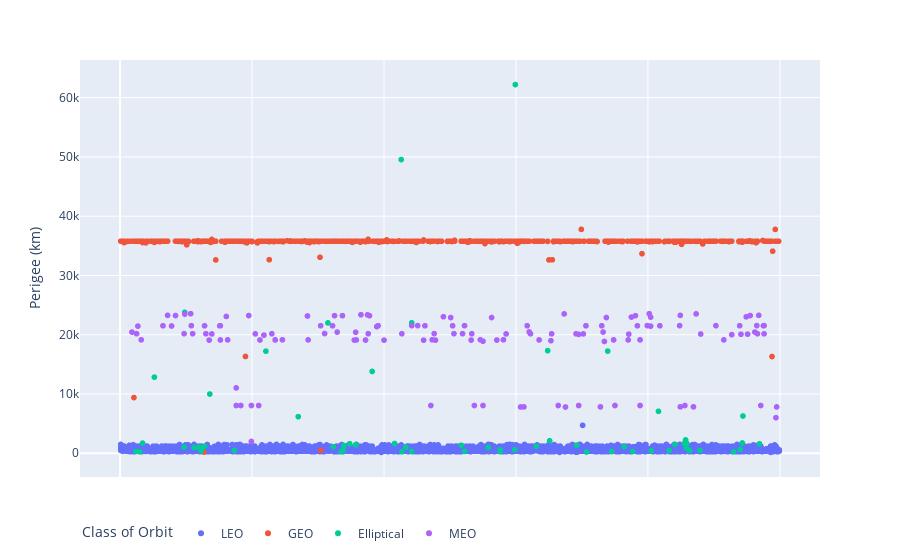

Notebook cell for this chart:
### Code cell
fig = px.scatter(objects_in_orbit, x='x',
                 y='Perigee (km)', color='Class of Orbit')
# Use a horizontal legend
fig.update_layout(legend=dict(orientation="h"))
# Hide the X axis tick labels
fig.update_xaxes(showticklabels=False)
# Hide the X axis title
fig.update_xaxes(title_text="")
fig.show()

### Figure 1 — Plotly figure (JSON) as saved in the notebook; plotly's stock layout.template omitted (floating-point values rounded to 4 significant figures; data arrays with more than 128 entries replaced by an {"elided": "..."} marker saying what was removed)
{"data": [{"hovertemplate": "Class of Orbit=LEO<br>x=%{x}<br>Perigee (km)=%{y}<extra></extra>", "legendgroup": "LEO", "marker": {"color": "#636efa", "symbol": "circle"}, "mode": "markers", "name": "LEO", "showlegend": true, "type": "scattergl", "x": {"elided": "4700 int values"}, "xaxis": "x", "y": {"elided": "4700 float values"}, "yaxis": "y"}, {"hovertemplate": "Class of Orbit=GEO<br>x=%{x}<br>Perigee (km)=%{y}<extra></extra>", "legendgroup": "GEO", "marker": {"color": "#EF553B", "symbol": "circle"}, "mode": "markers", "name": "GEO", "showlegend": true, "type": "scattergl", "x": {"elided": "565 int values"}, "xaxis": "x", "y": {"elided": "565 int values"}, "yaxis": "y"}, {"hovertemplate": "Class of Orbit=Elliptical<br>x=%{x}<br>Perigee (km)=%{y}<extra></extra>", "legendgroup": "Elliptical", "marker": {"color": "#00cc96", "symbol": "circle"}, "mode": "markers", "name": "Elliptical", "showlegend": true, "type": "scattergl", "x": [707, 30, 930, 427, 335, 576, 745, 442, 777, 522, 24, 805, 123, 832, 173, 863, 879, 338, 576, 598, 940, 858, 112, 558, 119, 125, 433, 97, 764, 323, 128, 631, 339, 517, 692, 357, 841, 969, 348, 416, 859, 855, 34, 943, 651, 857, 270, 944, 816, 136, 52, 382, 221, 739, 648, 315, 442, 98, 426, 599], "xaxis": "x", "y": [216, 240, 241, 243, 244, 258, 301, 305, 305, 306, 306, 389, 400, 460, 461, 467, 474, 500, 591, 595, 658, 952, 962, 986, 1000, 1025, 1034, 1036, 1111, 1112, 1200, 1210, 1317, 1357, 1375, 1429, 1494, 1606, 1615, 1650, 1659, 1664, 1722, 1738, 2103, 2253, 6179, 6292, 7079, 9999, 12849, 13810, 17231, 17240, 17313, 21998, 22017, 23783, 49551, 62200], "yaxis": "y"}, {"hovertemplate": "Class of Orbit=MEO<br>x=%{x}<br>Perigee (km)=%{y}<extra></extra>", "legendgroup": "MEO", "marker": {"color": "#ab63fa", "symbol": "circle"}, "mode": "markers", "name": "MEO", "showlegend": true, "type": "scattergl", "x": {"elided": "140 int values"}, "xaxis": "x", "y": {"elided": "140 int values"}, "yaxis": "y"}], "layout": {"legend": {"orientation": "h", "title": {"text": "Class of Orbit"}, "tracegroupgap": 0}, "margin": {"t": 60}, "xaxis": {"anchor": "y", "domain": [0, 1], "showticklabels": false, "title": {"text": ""}}, "yaxis": {"anchor": "x", "domain": [0, 1], "title": {"text": "Perigee (km)"}}}}
